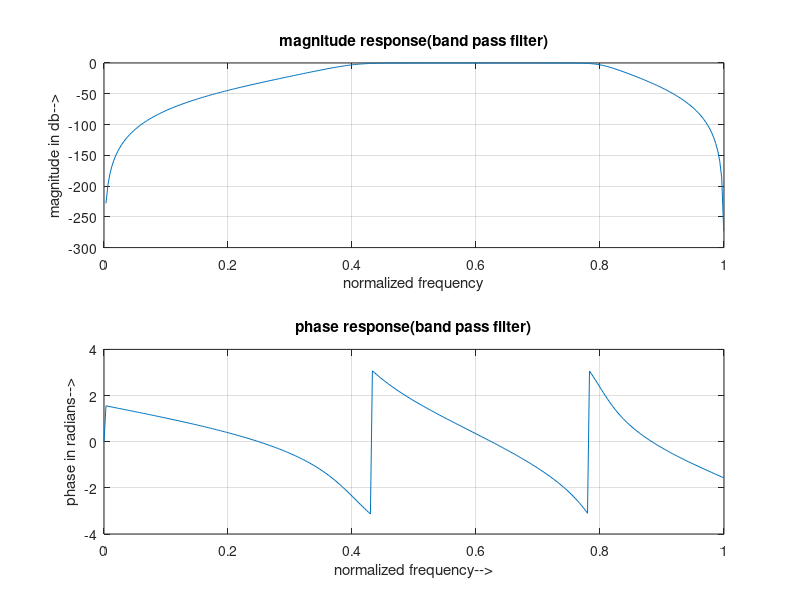

Write the MATLAB code that produced this figure.
# Butterworth-6-3
clc;
clear all;
close all;
ap=0.5;
as=50;
fp=1000;
fs=2000;
f=5000;
wp=2*fp/f;
ws=2*fs/f;
wn=[wp,ws];
[n]=buttord(wp,ws,ap,as);
[b,a]=butter(n,wn,'bandpass');
w=0:0.01:pi;
h=freqz(b,a,w);
p=angle(h);
mag=20*log10(abs(h));
subplot(2,1,1);
plot(w/pi,mag);
grid;
xlabel('normalized frequency');
ylabel('magnitude in db-->');
title('magnitude response(band pass filter)');
subplot(2,1,2);plot(w/pi,p);
grid;
xlabel('normalized frequency-->');
ylabel('phase in radians-->');
title('phase response(band pass filter)');
